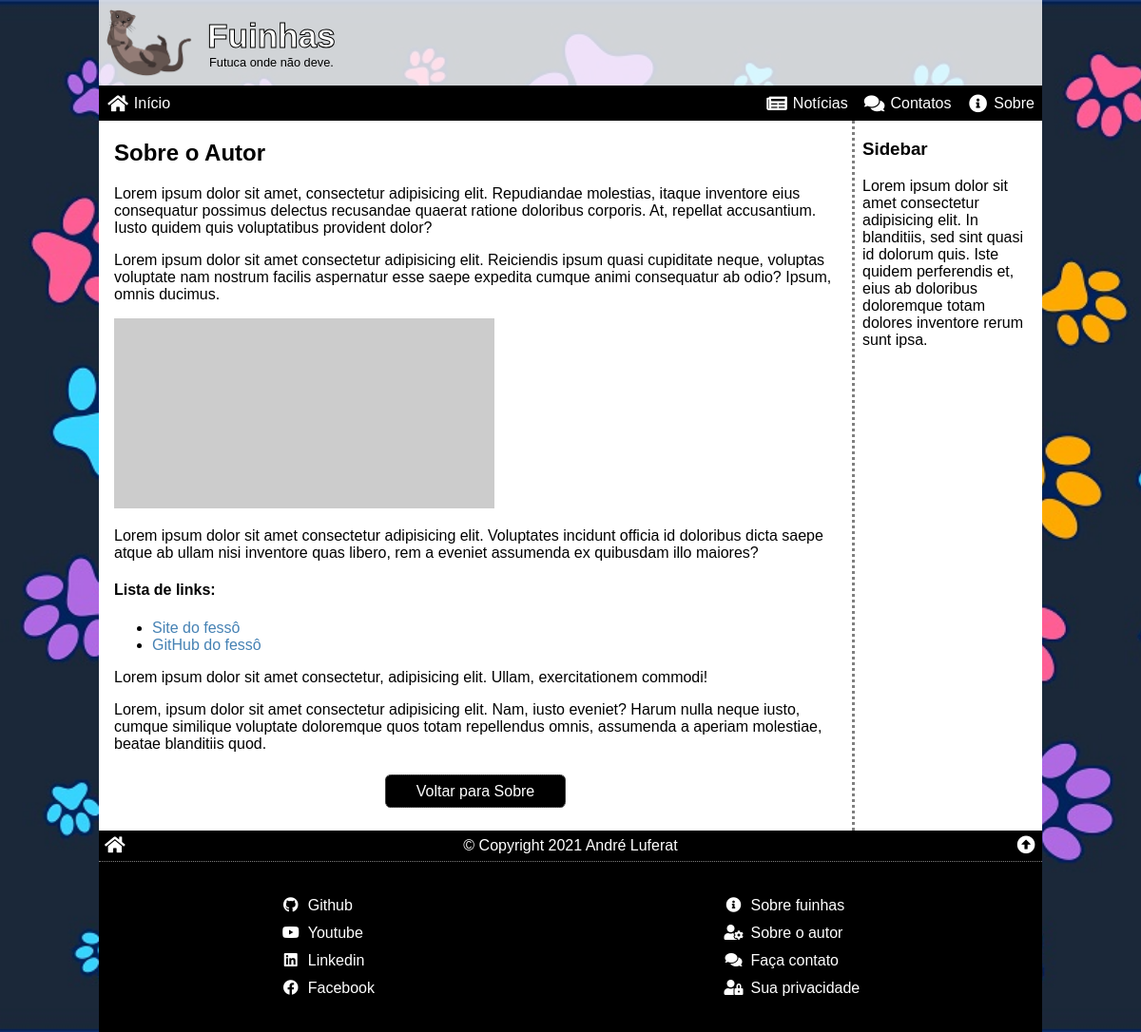
Screenshot of /abtview.php?2 with the database file from the repository.
### tables this page shows
CREATE TABLE about (
    abt_id INT PRIMARY KEY AUTO_INCREMENT,
    abt_order INT NOT NULL,
    abt_image VARCHAR(255) NOT NULL,
    abt_title VARCHAR(127) NOT NULL,
    abt_intro VARCHAR(255) NOT NULL,
    abt_text LONGTEXT NOT NULL,
    abt_status ENUM ('inativo', 'ativo') DEFAULT 'ativo'
);

### abtview.php (the view, shortened to what this page needs)
<?php
require_once ('_config.php');
$id = 0;
if (isset($_SERVER['QUERY_STRING'])) {
    $id = intval($_SERVER['QUERY_STRING']);
}
$sql = "
SELECT *
FROM `about`
WHERE abt_id = '{$id}' AND abt_status = 'ativo'
";
$res = $conn->query($sql);
$abt = $res->fetch_assoc();
$about = <<<HTML
<h2>{$abt['abt_title']}</h2>
{$abt['abt_text']}
<p class="btn-abts"><a href="/about.php">Voltar para Sobre</a></p>
HTML;
require_once ('_header.php');
?>
<article>
    <?php echo $about ?>
</article>
<aside>
    <h3>Sidebar</h3>
    <p>Lorem ipsum dolor sit amet consectetur adipisicing elit. In blanditiis, sed sint quasi id dolorum quis. Iste quidem perferendis et, eius ab doloribus doloremque totam dolores inventore rerum sunt ipsa.</p>
</aside>
<?php
require_once ('_footer.php');

### css/global.css (style rules this page uses)
* { box-sizing: border-box; outline: 0; }
html, body { position: relative; width: 100%; height: 100%; margin: 0; padding: 0; font-family: sans-serif; font-size: 16px; }
a { color: steelblue; text-decoration: none; transition: .2s; }
body { background-size: cover; background-repeat: no-repeat; background-color: darkgray; }
article { padding: 0 1rem; }
aside { padding: 0 0.5rem; border-top: 3px dotted grey; }
@media (min-width: 640px) { article { flex-grow: 2; } }
@media (min-width: 640px) { aside { border-top: none; border-left: 3px dotted grey; min-width: 200px; max-width: 200px; } }
img.flush { max-width: 100%; width: auto; height: auto; }

### css/abtview.css (style rules this page uses)
.btn-abts { text-align: center; margin: 2rem auto; }
.btn-abts a { color: white; padding: .5rem 2rem; background: rgb(0,0,0); border-radius: .4rem; border: 1px dotted grey; }

### rows the page displays
about: abt_title "Sobre o Autor", abt_text "Lorem ipsum dolor sit amet, consectetur adipisicing elit. Repudiandae molestias, itaque inventore eius consequatur possimus delectus recusandae quaerat ratione doloribus corporis. At, repellat accusantium. Iusto quidem quis voluptatibus provident dolor? Lorem ipsum dolor sit amet consectetur adipisicing elit. Reiciendis ipsum quasi cupiditate neque, voluptas voluptate nam nostrum facilis aspernatur esse saepe expedita cumque animi consequatur ab odio? Ipsum, omnis ducimus. Lorem ipsum dolor sit amet consectetur adipisicing elit. Voluptates incidunt officia id doloribus dicta saepe atque ab ullam nisi inventore quas libero, rem a eveniet assumenda ex quibusdam illo maiores? Lista de links:…"

### other values shown
$T['siteName'] "Fuinhas"
$T['siteSlogan'] "Futuca onde não deve."
$siteYear "2021"
$T['siteOwner'] "André Luferat"
$socialFaceName "Github"
$socialFaceName "Youtube"
$socialFaceName "Linkedin"
$socialFaceName "Facebook"
lcfirst($T['siteFullName']) "fuinhas"
